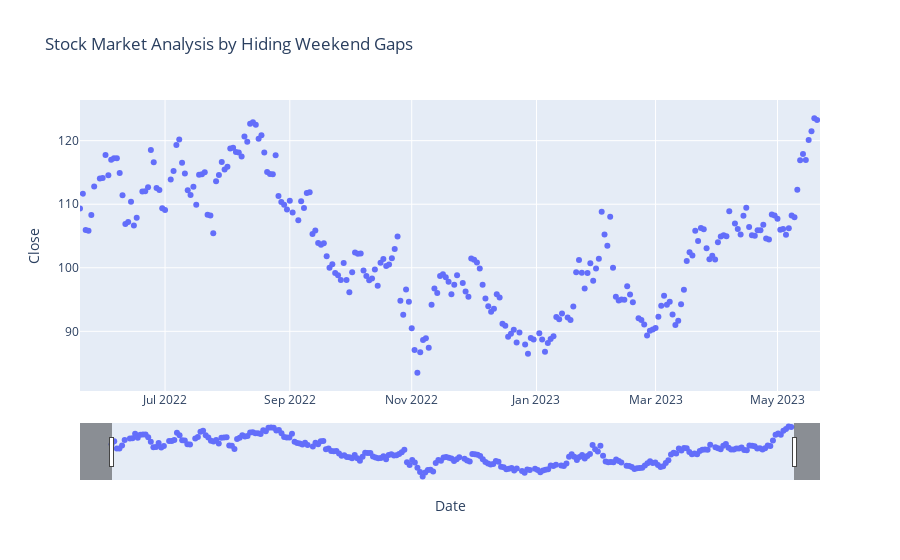

The notebook cell saved with this chart:
### Code cell
figure = px.scatter(
    data,
    x='Date', y='Close',
    range_x=[d2, d1],
    title='Stock Market Analysis by Hiding Weekend Gaps'
)

figure.update_xaxes(
    rangebreaks=[
        dict(bounds=["sat", "mon"])
    ]
)
figure.update_xaxes(rangeslider_visible=True)

figure.show()

### Figure 1 — Plotly figure (JSON) as saved in the notebook; plotly's stock layout.template omitted (floating-point values rounded to 4 significant figures; data arrays with more than 128 entries replaced by an {"elided": "..."} marker saying what was removed)
{"data": [{"hovertemplate": "Date=%{x}<br>Close=%{y}<extra></extra>", "legendgroup": "", "marker": {"color": "#636efa", "symbol": "circle"}, "mode": "markers", "name": "", "orientation": "v", "showlegend": false, "type": "scatter", "x": {"elided": "251 str values"}, "xaxis": "x", "y": {"elided": "251 float values"}, "yaxis": "y"}], "layout": {"legend": {"tracegroupgap": 0}, "title": {"text": "Stock Market Analysis by Hiding Weekend Gaps"}, "xaxis": {"anchor": "y", "domain": [0, 1], "range": ["2022-05-20", "2023-05-20"], "rangebreaks": [{"bounds": ["sat", "mon"]}], "rangeslider": {"visible": true}, "title": {"text": "Date"}}, "yaxis": {"anchor": "x", "domain": [0, 1], "title": {"text": "Close"}}}}
